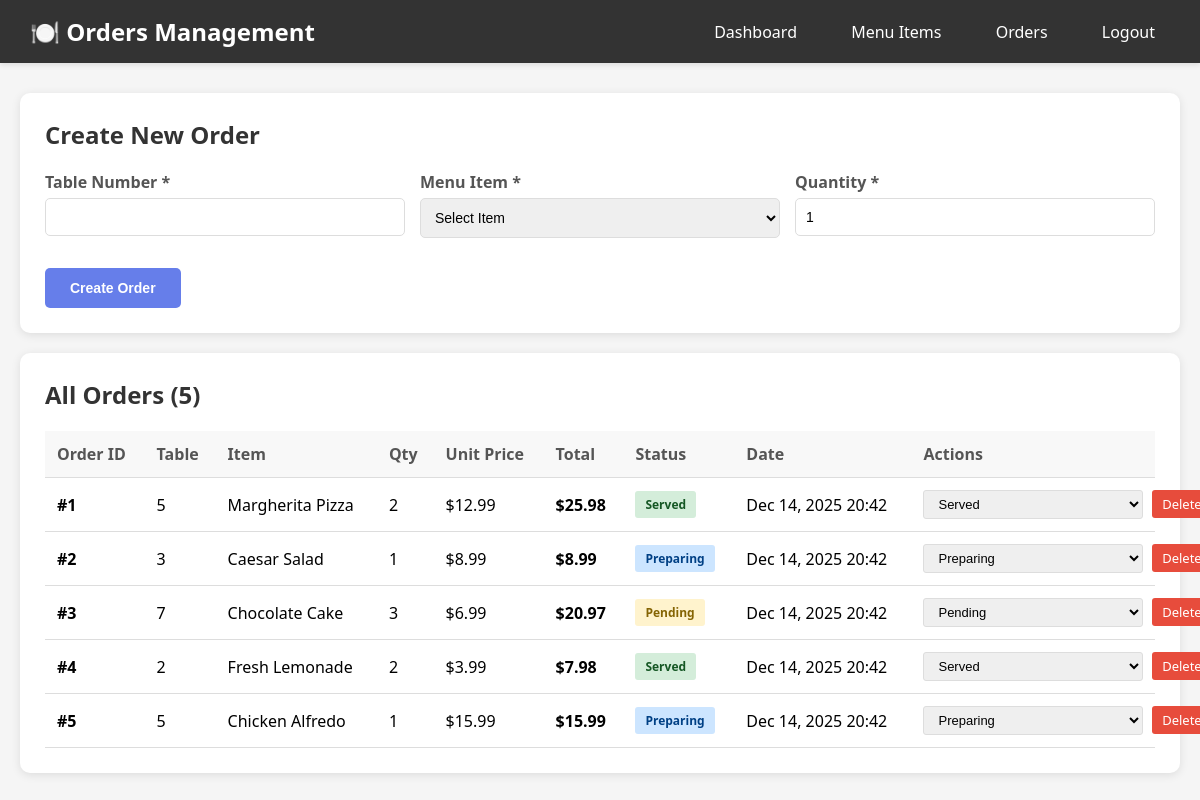
Screenshot of /orders.php (signed in) with the database file from the repository.
### tables this page shows
CREATE TABLE orders (
    id INT AUTO_INCREMENT PRIMARY KEY,
    table_number INT NOT NULL,
    item_id INT NOT NULL,
    quantity INT NOT NULL,
    total_price DECIMAL(10,2) NOT NULL,
    status ENUM('pending', 'preparing', 'served', 'cancelled') DEFAULT 'pending',
    order_date TIMESTAMP DEFAULT CURRENT_TIMESTAMP,
    FOREIGN KEY (item_id) REFERENCES menu_items(id) ON DELETE CASCADE,
    INDEX idx_status (status),
    INDEX idx_order_date (order_date),
    INDEX idx_table (table_number)
);

CREATE TABLE menu_items (
    id INT AUTO_INCREMENT PRIMARY KEY,
    name VARCHAR(100) NOT NULL,
    description TEXT,
    price DECIMAL(10,2) NOT NULL,
    category VARCHAR(50) NOT NULL,
    available BOOLEAN DEFAULT TRUE,
    created_at TIMESTAMP DEFAULT CURRENT_TIMESTAMP,
    INDEX idx_category (category),
    INDEX idx_available (available)
);

### config.php (called while the page is built, shortened)
<?php
function escape($string) {
    return htmlspecialchars($string, ENT_QUOTES, 'UTF-8');
}

### orders.php (the view, shortened to what this page needs)
<?php
require_once 'config.php';
$db = new Database();
$pdo = $db->connect();
try {
    $orders = $pdo->query("SELECT o.*, m.name as item_name, m.price as item_price
        FROM orders o
        JOIN menu_items m ON o.item_id = m.id
        ORDER BY o.order_date DESC")->fetchAll();
} catch (PDOException $e) {
    $orders = [];
    $error = 'Error loading orders';
}
try {
    $menuItems = $pdo->query("SELECT id, name, price FROM menu_items WHERE available = 1 ORDER BY name")->fetchAll();
} catch (PDOException $e) {
    $menuItems = [];
}
?>
<!DOCTYPE html>
<html lang="en">
<head>
</head>
<body>
    <div class="navbar">
        <h1>🍽️ Orders Management</h1>
        <nav>
            <a href="dashboard.php">Dashboard</a>
            <a href="menu.php">Menu Items</a>
            <a href="orders.php">Orders</a>
            <a href="logout.php">Logout</a>
        </nav>
    </div>
    <div class="container">
        <div class="card">
            <h2>Create New Order</h2>
            <?php if (count($menuItems) > 0): ?>
                <form method="POST" action="orders.php">
                    <div class="form-row">
                        <div class="form-group">
                            <label for="table_number">Table Number *</label>
                            <input type="number" id="table_number" name="table_number" min="1" required>
                        </div>
                        <div class="form-group">
                            <label for="item_id">Menu Item *</label>
                            <select id="item_id" name="item_id" required>
                                <option value="">Select Item</option>
                            </select>
                        </div>
                        <div class="form-group">
                            <label for="quantity">Quantity *</label>
                            <input type="number" id="quantity" name="quantity" min="1" value="1" required>
                        </div>
                    </div>
                    <button type="submit">Create Order</button>
                </form>
            <?php else: ?>
                <p style="color: #999;">No available menu items. Please add items to the menu first.</p>
            <?php endif; ?>
        </div>
        <div class="card">
            <h2>All Orders (<?php echo count($orders); ?>)</h2>
            <?php if (count($orders) > 0): ?>
                <table>
                    <thead>
                        <tr>
                            <th>Order ID</th>
                            <th>Table</th>
                            <th>Item</th>
                            <th>Qty</th>
                            <th>Unit Price</th>
                            <th>Total</th>
                            <th>Status</th>
                            <th>Date</th>
                            <th>Actions</th>
                        </tr>
                    </thead>
                    <tbody>
                        <?php foreach ($orders as $order): ?>
                            <tr>
                                <td><strong>#<?php echo $order['id']; ?></strong></td>
                                <td><?php echo $order['table_number']; ?></td>
                                <td><?php echo escape($order['item_name']); ?></td>
                                <td><?php echo $order['quantity']; ?></td>
                                <td>$<?php echo number_format($order['item_price'], 2); ?></td>
                                <td><strong>$<?php echo number_format($order['total_price'], 2); ?></strong></td>
                                <td>
                                    <span class="badge badge-<?php echo $order['status']; ?>">
                                        <?php echo ucfirst($order['status']); ?>
                                    </span>
                                </td>
                                <td><?php echo date('M d, Y H:i', strtotime($order['order_date'])); ?></td>
                                <td class="actions">
                                    <select onchange="updateStatus(<?php echo $order['id']; ?>, this)" data-current="<?php echo $order['status']; ?>">
                                        <option value="pending" <?php echo $order['status'] === 'pending' ? 'selected' : ''; ?>>Pending</option>
                                        <option value="preparing" <?php echo $order['status'] === 'preparing' ? 'selected' : ''; ?>>Preparing</option>
                                        <option value="served" <?php echo $order['status'] === 'served' ? 'selected' : ''; ?>>Served</option>
                                    </select>
                                    <a href="orders.php?delete=<?php echo $order['id']; ?>" class="delete" onclick="return confirm('Are you sure you want to delete this order?')">Delete</a>
                                </td>
                            </tr>
                        <?php endforeach; ?>
                    </tbody>
                </table>
            <?php else: ?>
                <p style="color: #666; text-align: center; padding: 20px;">No orders found. Create your first order above!</p>
            <?php endif; ?>
        </div>
    </div>
</body>
</html>

### orders.php (style rules this page uses)
* { margin: 0; padding: 0; box-sizing: border-box; }
body { font-family: 'Segoe UI', Tahoma, Geneva, Verdana, sans-serif; background: #f5f5f5; }
.navbar { background: #333; color: white; padding: 15px 30px; display: flex; justify-content: space-between; align-items: center; box-shadow: 0 2px 5px rgba(0,0,0,0.1); }
.navbar h1 { font-size: 24px; }
.navbar nav a { color: white; text-decoration: none; margin-left: 20px; padding: 8px 15px; border-radius: 5px; transition: background 0.3s; }
.container { max-width: 1200px; margin: 30px auto; padding: 0 20px; }
.card { background: white; padding: 25px; border-radius: 10px; box-shadow: 0 2px 10px rgba(0,0,0,0.1); margin-bottom: 20px; }
h2 { color: #333; margin-bottom: 20px; }
.form-row { display: grid; grid-template-columns: 1fr 1fr 1fr; gap: 15px; margin-bottom: 15px; }
.form-group { margin-bottom: 15px; }
label { display: block; margin-bottom: 5px; color: #555; font-weight: bold; }
input, select { width: 100%; padding: 10px; border: 1px solid #ddd; border-radius: 5px; font-size: 14px; }
button { padding: 12px 25px; background: #667eea; color: white; border: none; border-radius: 5px; cursor: pointer; font-weight: bold; font-size: 14px; transition: background 0.3s; }
table { width: 100%; border-collapse: collapse; }
th, td { padding: 12px; text-align: left; border-bottom: 1px solid #ddd; }
th { background: #f8f8f8; font-weight: bold; color: #555; }
.actions { white-space: nowrap; }
.actions a, .actions select { display: inline-block; font-size: 13px; padding: 5px 10px; margin-right: 5px; text-decoration: none; border-radius: 3px; }
.actions a { background: #667eea; color: white; }
.actions a.delete { background: #e74c3c; }
.actions select { border: 1px solid #ddd; cursor: pointer; }
.badge { padding: 5px 10px; border-radius: 3px; font-size: 12px; font-weight: bold; display: inline-block; }
.badge-pending { background: #fff3cd; color: #856404; }
.badge-preparing { background: #cce5ff; color: #004085; }
.badge-served { background: #d4edda; color: #155724; }

### rows the page displays
orders: id "1", table_number "5", item.name "Margherita Pizza", quantity "2", item.price "12.99", total_price "25.98", status "Served", order_date "Dec 14, 2025 20:42", status+id "Served"
orders: id "2", table_number "3", item.name "Caesar Salad", quantity "1", item.price "8.99", total_price "8.99", status "Preparing", order_date "Dec 14, 2025 20:42", status+id "Preparing"
orders: id "3", table_number "7", item.name "Chocolate Cake", quantity "3", item.price "6.99", total_price "20.97", status "Pending", order_date "Dec 14, 2025 20:42", status+id "Pending"
orders: id "4", table_number "2", item.name "Fresh Lemonade", quantity "2", item.price "3.99", total_price "7.98", status "Served", order_date "Dec 14, 2025 20:42", status+id "Served"
orders: id "5", table_number "5", item.name "Chicken Alfredo", quantity "1", item.price "15.99", total_price "15.99", status "Preparing", order_date "Dec 14, 2025 20:42", status+id "Preparing"

### other values shown
count($orders) "5"
